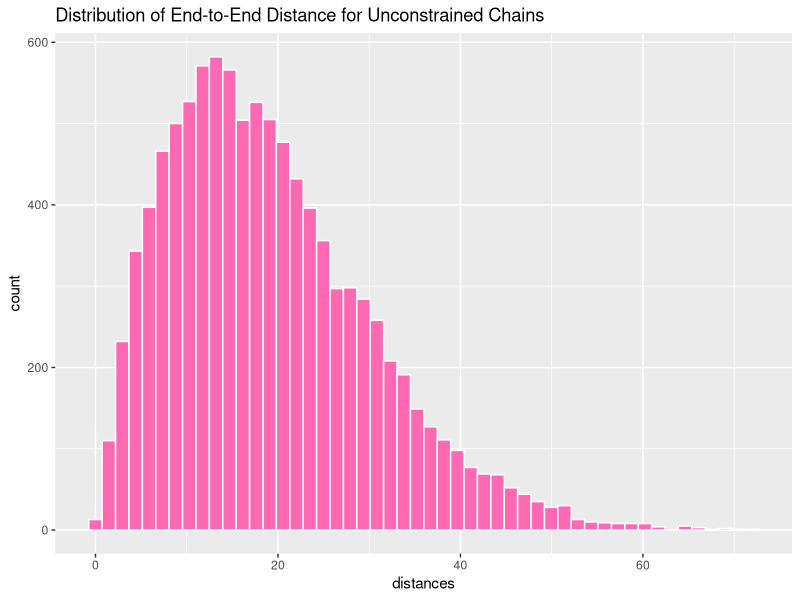
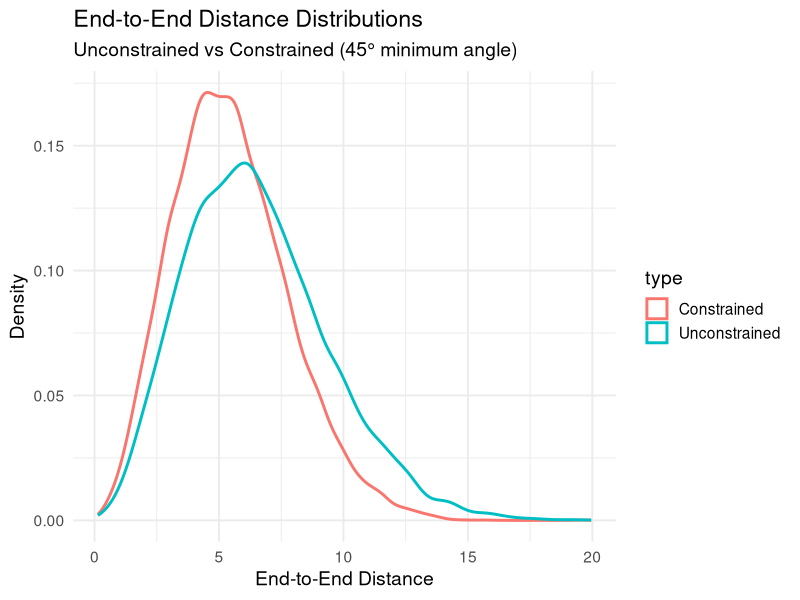

The R script that drew these images, in order:
## ---- chunk 1
single_unconstrained <- function(n) {
  theta <- runif(n, 0, 2*pi)
  phi <- runif(n, 0, pi)
  
  x = cos(theta) * sin(phi)
  y = sin(theta) * sin(phi)
  z = cos(phi)
  
  sqrt(sum(x)^2 + sum(y)^2 + sum(z)^2)
}
single_unconstrained(50)
## ---- chunk 2
set.seed(25112216)
n_chains <- 10000
distances <- numeric(n_chains) #An empty vector with 10k entries

for (i in 1:n_chains){
  n <- sample(1:1000,1)
  distances[i] <- single_unconstrained(n)
}
distance_dataframe <- data.frame(distances)
distance_dataframe

library(ggplot2)
ggplot(distance_dataframe, aes(distances)) +
  geom_histogram(bins = 50, color = "white", fill = "hotpink") +
  labs(title = "Distribution of End-to-End Distance for Unconstrained Chains")
## ---- chunk 3
constrained_model <- function(n) {
  threshold <- cos(pi/4)          
  
  make_link <- function() {
    theta <- runif(1, 0, 2*pi)
    phi   <- runif(1, 0, pi)
    c(cos(theta)*sin(phi),
      sin(theta)*sin(phi),
      cos(phi))
  }
  
  # This makes the first link
  prev <- make_link()
  X <- prev[1]
  Y <- prev[2]
  Z <- prev[3]
  
  for (i in 2:n) {
    repeat {
      new <- make_link()
      
      if (sum(prev * new) <= threshold) {
        X <- X + new[1]
        Y <- Y + new[2]
        Z <- Z + new[3]
        prev <- new
        break
      }
    }
  }
  
  sqrt(X^2 + Y^2 + Z^2)
}
constrained_model(50)
## ---- chunk 4
constrained_model <- function(n) {
  
  threshold <- cos(pi/4)   
  
  make_link <- function() {
    theta <- runif(1, 0, 2*pi)
    phi   <- runif(1, 0, pi)
    c(cos(theta)*sin(phi),
      sin(theta)*sin(phi),
      cos(phi))
  }
  
  prev <- make_link()
  X <- prev[1]; Y <- prev[2]; Z <- prev[3]
  
  for (i in 2:n) {
    repeat {
      new <- make_link()
      
      if (sum(prev * new) <= threshold) {
        X <- X + new[1]
        Y <- Y + new[2]
        Z <- Z + new[3]
        prev <- new
        break
      }
    }
  }
  
  sqrt(X^2 + Y^2 + Z^2)
}

## ---- chunk 5
set.seed(25112217)
n_sims   <- 10000
n_chain  <- 50

unconstrained_dist <- numeric(n_sims)
constrained_dist   <- numeric(n_sims)

for (i in 1:n_sims) {
  unconstrained_dist[i] <- single_unconstrained(n_chain)
  constrained_dist[i]   <- constrained_model(n_chain)
}

df <- data.frame(
  distance = c(unconstrained_dist, constrained_dist),
  type = rep(c("Unconstrained", "Constrained"),
             each = n_sims)
)

ggplot(df, aes(distance, color = type)) +
  geom_density(size = 1) +
  theme_minimal(base_size = 14) +
  labs(title = "End-to-End Distance Distributions",
       subtitle = "Unconstrained vs Constrained (45° minimum angle)",
       x = "End-to-End Distance",
       y = "Density")
